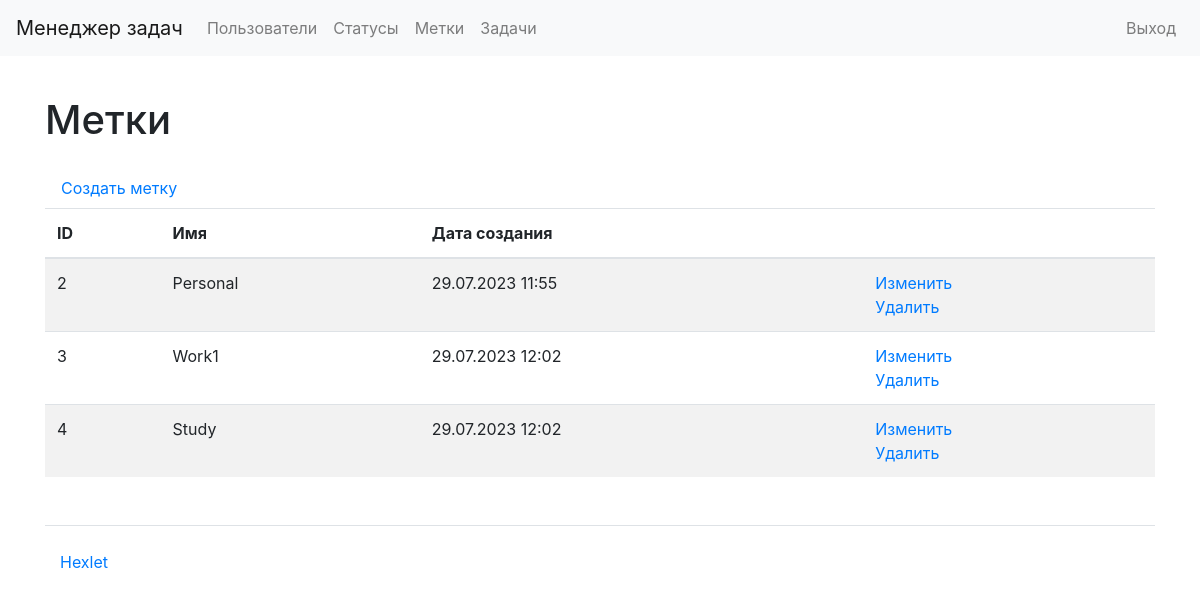
/labels/ (signed in), run on the app's committed database.
### task_manager/labels/models.py (models this page shows, shortened)
class Labels(models.Model):
    name = models.CharField(
        max_length=150,
        unique=True,
        blank=False,
        verbose_name=_('Name'),
    )
    date_created = models.DateTimeField(
        auto_now_add=True,
        verbose_name=_('Creation date')
    )

### task_manager/labels/views.py (the view)
# urls.py: path('', LabelsListView.as_view(), name='labels_list'),
class LabelsListView(AuthRequiredMixin, ListView):
    template_name = 'labels/labels_list.html'
    model = Labels

### task_manager/users/mixins.py (called while the page is built)
    def dispatch(self, request, *args, **kwargs):
        if not request.user.is_authenticated:
            messages.error(request, self.auth_message)
            return redirect(reverse_lazy('login'))
        return super().dispatch(request, *args, **kwargs)

### task_manager/templates/labels/labels_list.html
{% extends "base.html" %}
{% load bootstrap4 %}
{% block content %}
{% load i18n %}
    <h1 class="my-4">{% trans "Labels" %}</h1>
    <a class="nav-link" href="{% url 'label_create' %}">{% trans "Create label" %}</a>
    <table class="table table-striped">
        <thead>
            <tr>
                <th>ID</th>
                <th>{% trans "Name" %}</th>
                <th>{% trans "Creation date" %}</th>
                <th></th>
            </tr>
        </thead>
        <tbody>
            {% for label in labels_list %}
                    <tr>
                        <td>{{ label.id }}</td>
                        <td>{{ label.name }}</td>
                        <td>{{ label.date_created|date:"d.m.Y H:i" }}</td>
                        <td>
                          <a href="{% url 'label_update' label.id %}">{% trans "Update" %}</a>
                          <br>
                          <a href="{% url 'label_delete' label.id %}">{% trans "Delete" %}</a>
                        </td>
                    </tr>
                {% endfor %}
        </tbody>
    </table>
{% endblock content %}

### data on the page
Labels: id "2", name "Personal", date_created "29.07.2023 11:55"
Labels: id "3", name "Work1", date_created "29.07.2023 12:02"
Labels: id "4", name "Study", date_created "29.07.2023 12:02"
